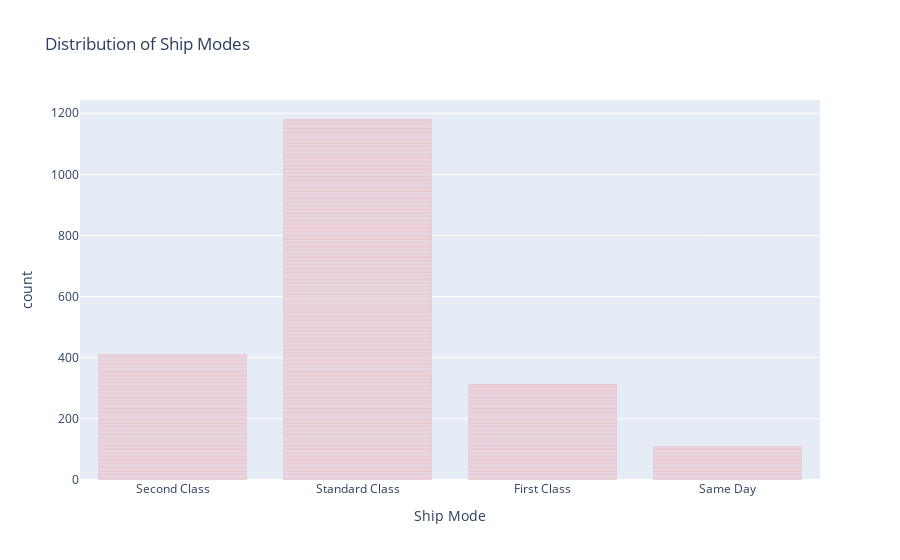

Notebook code for this chart:
### Markdown cell above
Way 1

### Code cell
fig = px.bar(df, 
             x='Ship Mode', 
             title='Distribution of Ship Modes',
             color_discrete_sequence=colors
             )
fig.show()

### Figure 1 — Plotly figure (JSON) as saved in the notebook; plotly's stock layout.template omitted (floating-point values rounded to 4 significant figures; data arrays with more than 128 entries replaced by an {"elided": "..."} marker saying what was removed)
{"data": [{"alignmentgroup": "True", "hovertemplate": "Ship Mode=%{x}<br>count=%{y}<extra></extra>", "legendgroup": "", "marker": {"color": "red", "pattern": {"shape": ""}}, "name": "", "offsetgroup": "", "orientation": "v", "showlegend": false, "textposition": "auto", "type": "bar", "x": {"elided": "2015 str values"}, "xaxis": "x", "y": {"elided": "2015 int values"}, "yaxis": "y"}], "layout": {"barmode": "relative", "legend": {"tracegroupgap": 0}, "title": {"text": "Distribution of Ship Modes"}, "xaxis": {"anchor": "y", "domain": [0, 1], "title": {"text": "Ship Mode"}}, "yaxis": {"anchor": "x", "domain": [0, 1], "title": {"text": "count"}}}}
